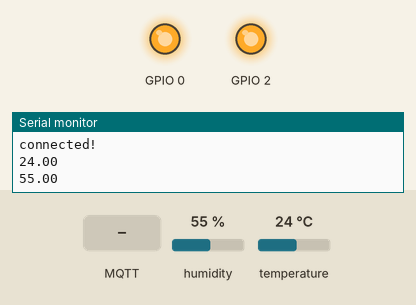
Simulated run of this sketch. Board: ESP8266 (NodeMCU). On the bench: output pins drawn as LEDs (lit = HIGH), the last lines printed to the serial monitor. The test bench sets the inputs (shaded band); at power-on: humidity 55 %, temperature 24 °C. WiFi joins after 1.5 s; servers stay silent unless stated; no MQTT or app messages arrive unless stated.

Above: at 4.7 s.
4.8 s: MQTT message "1" arrives on the first subscribed topic
At 5.5 s:
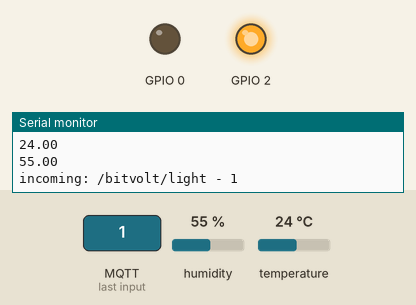
6.3 s: MQTT message "1" arrives on the second subscribed topic
At 7.5 s:
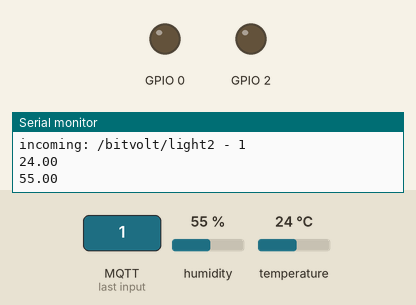
7.8 s: MQTT message "0" arrives on the first subscribed topic
At 9.0 s:
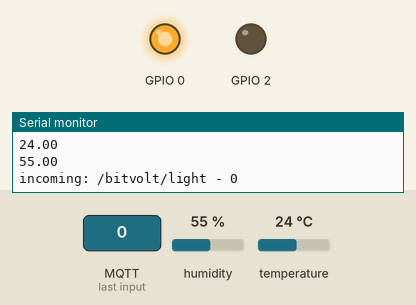
9.3 s: MQTT message "0" arrives on the second subscribed topic
At 10.0 s:
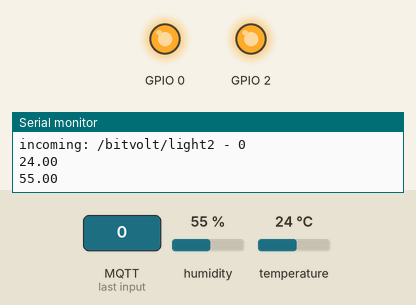
Timing chart, 0 to 11.8 s (numbered marks = the images above; inputs shaded):
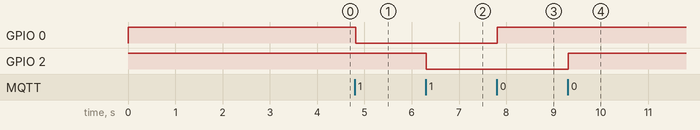

Measured:
- after the input at 4.8 s, GPIO 0: HIGH → LOW at once
- after the input at 6.3 s, GPIO 2: HIGH → LOW at once
- after the input at 7.8 s, GPIO 0: LOW → HIGH at once
- after the input at 9.3 s, GPIO 2: LOW → HIGH at once

The sketch:

final_has_2.ino
```cpp
#include <dht.h>
#include <ESP8266WiFi.h>
#include <MQTTClient.h>


const char* ssid     = "Agarwal's";
const char* password = "1501051136";

WiFiClient WiFiclient;
MQTTClient client;
dht DHT;

unsigned long lastMillis = 0;


void setup() {
  pinMode(2, OUTPUT);
  pinMode(0,OUTPUT);
  digitalWrite(2, HIGH);
  digitalWrite(0, HIGH);
 Serial.begin(115200);
 delay(10);
 Serial.println();
 Serial.println();
 Serial.print("Connecting to ");
 Serial.println(ssid);

 WiFi.begin(ssid, password);
 while (WiFi.status() != WL_CONNECTED) {
   delay(500);
   Serial.print(".");
 }

 Serial.println("");
 Serial.println("WiFi connected");
 Serial.println("IP address: ");
 Serial.println(WiFi.localIP());
 delay(2000);

 Serial.print("connecting to MQTT broker...");
 client.begin("bitvolt.tk", WiFiclient);
 connect();
 client.onMessage(messageReceived);
}

void connect() {
 while (!client.connect("nodemcu 1", "bitvolt", "bitvolt")) {
   Serial.print(".");
 }

 Serial.println("\nconnected!");
 client.subscribe("/bitvolt/light", 1);
 client.subscribe("/bitvolt/light2", 1);
}

void loop() {
 int chk = DHT.read11(13);
 double temp = DHT.temperature;
 double humidity = DHT.humidity;


 client.loop();
 if(!client.connected())
 {
   connect();
 }

if(millis() - lastMillis > 3000)
{
   lastMillis = millis();
   client.publish("/bitvolt/temp", (String)temp, false, 1);
  Serial.println(temp);
  delay(100);
   client.publish("/bitvolt/humidity", (String)humidity, false, 1);
   Serial.println(humidity);
 }


}

void messageReceived(String &topic, String &payload) {
  Serial.println("incoming: " + topic + " - " + payload);
  if(topic=="/bitvolt/light"&&payload=="0")
  digitalWrite(0,HIGH);
  else if(topic=="/bitvolt/light"&&payload=="1")
  digitalWrite(0,LOW);
  else if(topic=="/bitvolt/light2"&&payload=="0")
  digitalWrite(2,HIGH);
  else if(topic=="/bitvolt/light2"&&payload=="1")
  digitalWrite(2,LOW);
  else
  Serial.println("Invalid payload");
}
```
